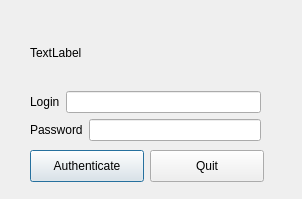
<?xml version="1.0" encoding="UTF-8"?>
<ui version="4.0">
 <class>Dialog</class>
 <widget class="QDialog" name="Dialog">
  <property name="geometry">
   <rect>
    <x>0</x>
    <y>0</y>
    <width>302</width>
    <height>199</height>
   </rect>
  </property>
  <property name="windowTitle">
   <string>Dialog</string>
  </property>
  <widget class="QPushButton" name="quit_button">
   <property name="geometry">
    <rect>
     <x>150</x>
     <y>150</y>
     <width>114</width>
     <height>32</height>
    </rect>
   </property>
   <property name="text">
    <string>Quit</string>
   </property>
  </widget>
  <widget class="QPushButton" name="authenticate_button">
   <property name="geometry">
    <rect>
     <x>30</x>
     <y>150</y>
     <width>114</width>
     <height>32</height>
    </rect>
   </property>
   <property name="text">
    <string>Authenticate</string>
   </property>
   <property name="default">
    <bool>true</bool>
   </property>
  </widget>
  <widget class="QWidget" name="verticalLayoutWidget">
   <property name="geometry">
    <rect>
     <x>30</x>
     <y>20</y>
     <width>231</width>
     <height>121</height>
    </rect>
   </property>
   <layout class="QVBoxLayout" name="verticalLayout">
    <item>
     <widget class="QLabel" name="info_label">
      <property name="text">
       <string>TextLabel</string>
      </property>
     </widget>
    </item>
    <item>
     <layout class="QHBoxLayout" name="horizontalLayout">
      <item>
       <widget class="QLabel" name="label">
        <property name="text">
         <string>Login</string>
        </property>
       </widget>
      </item>
      <item>
       <widget class="QLineEdit" name="login_edit"/>
      </item>
     </layout>
    </item>
    <item>
     <layout class="QHBoxLayout" name="horizontalLayout_2">
      <item>
       <widget class="QLabel" name="label_2">
        <property name="text">
         <string>Password</string>
        </property>
       </widget>
      </item>
      <item>
       <widget class="QLineEdit" name="password_edit">
        <property name="echoMode">
         <enum>QLineEdit::Password</enum>
        </property>
       </widget>
      </item>
     </layout>
    </item>
   </layout>
  </widget>
 </widget>
 <resources/>
 <connections>
  <connection>
   <sender>quit_button</sender>
   <signal>clicked()</signal>
   <receiver>Dialog</receiver>
   <slot>quit()</slot>
   <hints>
    <hint type="sourcelabel">
     <x>316</x>
     <y>265</y>
    </hint>
    <hint type="destinationlabel">
     <x>199</x>
     <y>149</y>
    </hint>
   </hints>
  </connection>
  <connection>
   <sender>login_edit</sender>
   <signal>textEdited(QString)</signal>
   <receiver>Dialog</receiver>
   <slot>edit_made(QString)</slot>
   <hints>
    <hint type="sourcelabel">
     <x>216</x>
     <y>50</y>
    </hint>
    <hint type="destinationlabel">
     <x>199</x>
     <y>149</y>
    </hint>
   </hints>
  </connection>
  <connection>
   <sender>password_edit</sender>
   <signal>textEdited(QString)</signal>
   <receiver>Dialog</receiver>
   <slot>edit_made(QString)</slot>
   <hints>
    <hint type="sourcelabel">
     <x>206</x>
     <y>90</y>
    </hint>
    <hint type="destinationlabel">
     <x>199</x>
     <y>149</y>
    </hint>
   </hints>
  </connection>
  <connection>
   <sender>authenticate_button</sender>
   <signal>clicked()</signal>
   <receiver>Dialog</receiver>
   <slot>authenticate()</slot>
   <hints>
    <hint type="sourcelabel">
     <x>176</x>
     <y>265</y>
    </hint>
    <hint type="destinationlabel">
     <x>199</x>
     <y>149</y>
    </hint>
   </hints>
  </connection>
 </connections>
 <slots>
  <slot>quit()</slot>
  <slot>authenticate()</slot>
  <slot>edit_made(QString)</slot>
 </slots>
</ui>
